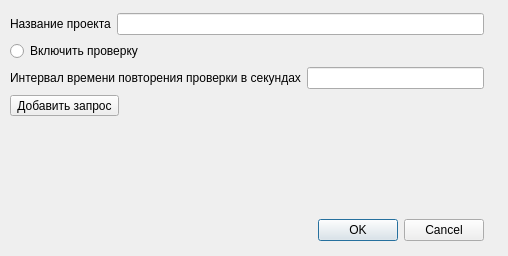
<?xml version="1.0" encoding="UTF-8"?>
<ui version="4.0">
 <class>Dialog</class>
 <widget class="QDialog" name="Dialog">
  <property name="geometry">
   <rect>
    <x>0</x>
    <y>0</y>
    <width>508</width>
    <height>256</height>
   </rect>
  </property>
  <property name="windowTitle">
   <string>Новый проект</string>
  </property>
  <widget class="QWidget" name="layoutWidget">
   <property name="geometry">
    <rect>
     <x>10</x>
     <y>13</y>
     <width>474</width>
     <height>228</height>
    </rect>
   </property>
   <layout class="QVBoxLayout" name="verticalLayout_2">
    <item>
     <layout class="QVBoxLayout" name="verticalLayout">
      <item>
       <layout class="QHBoxLayout" name="horizontalLayout_2">
        <item>
         <widget class="QLabel" name="label">
          <property name="text">
           <string>Название проекта</string>
          </property>
         </widget>
        </item>
        <item>
         <widget class="QLineEdit" name="titleEdit"/>
        </item>
       </layout>
      </item>
      <item>
       <widget class="QRadioButton" name="radioButton">
        <property name="text">
         <string>Включить проверку</string>
        </property>
       </widget>
      </item>
      <item>
       <layout class="QHBoxLayout" name="horizontalLayout">
        <item>
         <widget class="QLabel" name="label_2">
          <property name="text">
           <string>Интервал времени повторения проверки в секундах</string>
          </property>
         </widget>
        </item>
        <item>
         <widget class="QLineEdit" name="lineEdit"/>
        </item>
       </layout>
      </item>
      <item>
       <widget class="QToolButton" name="toolButton">
        <property name="text">
         <string>Добавить запрос</string>
        </property>
       </widget>
      </item>
      <item>
       <widget class="QWidget" name="widgetForRequests" native="true"/>
      </item>
     </layout>
    </item>
    <item>
     <spacer name="verticalSpacer">
      <property name="orientation">
       <enum>Qt::Vertical</enum>
      </property>
      <property name="sizeHint" stdset="0">
       <size>
        <width>20</width>
        <height>40</height>
       </size>
      </property>
     </spacer>
    </item>
    <item>
     <layout class="QHBoxLayout" name="horizontalLayout_3">
      <item>
       <spacer name="horizontalSpacer">
        <property name="orientation">
         <enum>Qt::Horizontal</enum>
        </property>
        <property name="sizeHint" stdset="0">
         <size>
          <width>40</width>
          <height>20</height>
         </size>
        </property>
       </spacer>
      </item>
      <item>
       <widget class="QDialogButtonBox" name="buttonBox">
        <property name="orientation">
         <enum>Qt::Horizontal</enum>
        </property>
        <property name="standardButtons">
         <set>QDialogButtonBox::Cancel|QDialogButtonBox::Ok</set>
        </property>
       </widget>
      </item>
     </layout>
    </item>
   </layout>
  </widget>
 </widget>
 <resources/>
 <connections>
  <connection>
   <sender>buttonBox</sender>
   <signal>accepted()</signal>
   <receiver>Dialog</receiver>
   <slot>accept()</slot>
   <hints>
    <hint type="sourcelabel">
     <x>248</x>
     <y>254</y>
    </hint>
    <hint type="destinationlabel">
     <x>157</x>
     <y>274</y>
    </hint>
   </hints>
  </connection>
  <connection>
   <sender>buttonBox</sender>
   <signal>rejected()</signal>
   <receiver>Dialog</receiver>
   <slot>reject()</slot>
   <hints>
    <hint type="sourcelabel">
     <x>316</x>
     <y>260</y>
    </hint>
    <hint type="destinationlabel">
     <x>286</x>
     <y>274</y>
    </hint>
   </hints>
  </connection>
 </connections>
</ui>
